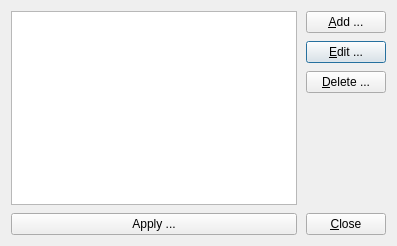
<?xml version="1.0" encoding="UTF-8"?>
<ui version="4.0">
 <class>ConnectionEditorDialog</class>
 <widget class="QDialog" name="ConnectionEditorDialog">
  <property name="geometry">
   <rect>
    <x>0</x>
    <y>0</y>
    <width>397</width>
    <height>246</height>
   </rect>
  </property>
  <property name="windowTitle">
   <string>VPN Connections</string>
  </property>
  <property name="windowIcon">
   <iconset resource="../../resources/L2tpIPsecVpn.qrc">
    <normaloff>:/images/connectEstablished.png</normaloff>:/images/connectEstablished.png</iconset>
  </property>
  <layout class="QGridLayout" name="m_pGridLayout">
   <property name="horizontalSpacing">
    <number>9</number>
   </property>
   <property name="verticalSpacing">
    <number>8</number>
   </property>
   <item row="0" column="1">
    <widget class="QPushButton" name="m_pAdd">
     <property name="text">
      <string>&amp;Add ...</string>
     </property>
     <property name="autoDefault">
      <bool>false</bool>
     </property>
    </widget>
   </item>
   <item row="1" column="1">
    <widget class="QPushButton" name="m_pEdit">
     <property name="text">
      <string>&amp;Edit ...</string>
     </property>
     <property name="autoDefault">
      <bool>false</bool>
     </property>
     <property name="default">
      <bool>true</bool>
     </property>
    </widget>
   </item>
   <item row="2" column="1">
    <widget class="QPushButton" name="m_pDelete">
     <property name="text">
      <string>&amp;Delete ...</string>
     </property>
     <property name="autoDefault">
      <bool>false</bool>
     </property>
    </widget>
   </item>
   <item row="0" column="0" rowspan="4">
    <widget class="QTableView" name="m_pConnections">
     <property name="sizePolicy">
      <sizepolicy hsizetype="Expanding" vsizetype="Expanding">
       <horstretch>0</horstretch>
       <verstretch>0</verstretch>
      </sizepolicy>
     </property>
     <property name="focusPolicy">
      <enum>Qt::WheelFocus</enum>
     </property>
     <property name="editTriggers">
      <set>QAbstractItemView::NoEditTriggers</set>
     </property>
     <property name="showGrid">
      <bool>false</bool>
     </property>
     <property name="wordWrap">
      <bool>false</bool>
     </property>
     <property name="cornerButtonEnabled">
      <bool>true</bool>
     </property>
     <attribute name="verticalHeaderVisible">
      <bool>false</bool>
     </attribute>
     <attribute name="verticalHeaderVisible">
      <bool>false</bool>
     </attribute>
    </widget>
   </item>
   <item row="4" column="1">
    <widget class="QPushButton" name="m_pClose">
     <property name="text">
      <string>&amp;Close</string>
     </property>
     <property name="autoDefault">
      <bool>false</bool>
     </property>
    </widget>
   </item>
   <item row="4" column="0">
    <widget class="QPushButton" name="m_pApplyButton">
     <property name="toolTip">
      <string>Writes your changes to the appropriate configuration files. You must reconnect after applying your changes.</string>
     </property>
     <property name="text">
      <string>Apply ...</string>
     </property>
    </widget>
   </item>
  </layout>
 </widget>
 <resources>
  <include location="../../resources/L2tpIPsecVpn.qrc"/>
 </resources>
 <connections>
  <connection>
   <sender>m_pClose</sender>
   <signal>clicked()</signal>
   <receiver>ConnectionEditorDialog</receiver>
   <slot>accept()</slot>
   <hints>
    <hint type="sourcelabel">
     <x>342</x>
     <y>273</y>
    </hint>
    <hint type="destinationlabel">
     <x>199</x>
     <y>149</y>
    </hint>
   </hints>
  </connection>
  <connection>
   <sender>m_pConnections</sender>
   <signal>doubleClicked(QModelIndex)</signal>
   <receiver>m_pEdit</receiver>
   <slot>click()</slot>
   <hints>
    <hint type="sourcelabel">
     <x>151</x>
     <y>105</y>
    </hint>
    <hint type="destinationlabel">
     <x>345</x>
     <y>57</y>
    </hint>
   </hints>
  </connection>
 </connections>
</ui>
